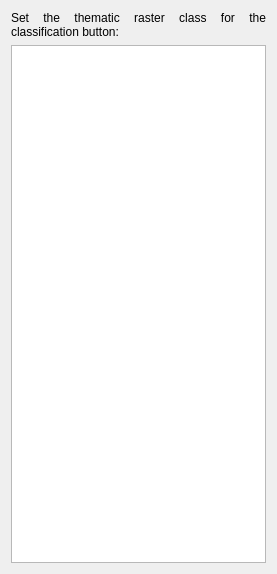
<?xml version="1.0" encoding="UTF-8"?>
<ui version="4.0">
 <class>Dialog</class>
 <widget class="QDialog" name="Dialog">
  <property name="geometry">
   <rect>
    <x>0</x>
    <y>0</y>
    <width>277</width>
    <height>574</height>
   </rect>
  </property>
  <property name="windowTitle">
   <string>Thematic raster classes</string>
  </property>
  <layout class="QVBoxLayout" name="verticalLayout">
   <item>
    <widget class="QLabel" name="label">
     <property name="font">
      <font>
       <pointsize>9</pointsize>
      </font>
     </property>
     <property name="text">
      <string>Set the thematic raster class for the classification button:</string>
     </property>
     <property name="alignment">
      <set>Qt::AlignJustify|Qt::AlignVCenter</set>
     </property>
     <property name="wordWrap">
      <bool>true</bool>
     </property>
    </widget>
   </item>
   <item>
    <widget class="QTableWidget" name="tableOfClasses"/>
   </item>
  </layout>
 </widget>
 <resources/>
 <connections/>
</ui>
